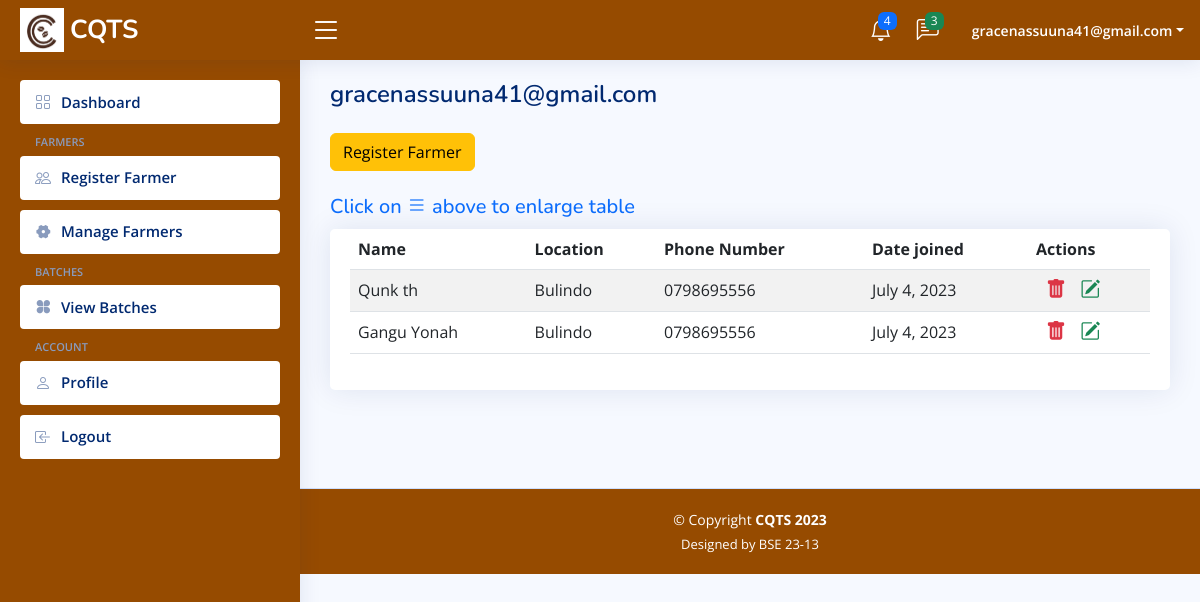
The app's page /cooperative-manage-farmers (signed in) with its own data.
### base/models.py (models this page shows, shortened)
class User(AbstractUser):
    email = models.EmailField(_("email address"), unique=True)
    name = models.CharField(max_length=200, null=True)
    username = None
    phone = models.CharField(max_length=200, null=True)
    about = models.TextField(null=True, blank=True)
    location = models.CharField(max_length=200, null=True)
    group = models.ForeignKey(
        Group, on_delete=models.CASCADE, null=True, blank=True, related_name='group_user')
    created_at = models.DateTimeField(auto_now_add=True)
    updated_at = models.DateTimeField(auto_now=True)
    class Meta:
        ordering = ('-updated_at', '-created_at')
    def __str__(self):
        return self.email
    USERNAME_FIELD = 'email'
    REQUIRED_FIELDS = []
    objects = CustomUserManager()

class Farmer(models.Model):
    name = models.CharField(max_length=200, null=False)
    phone = models.CharField(max_length=200, null=False)
    location = models.CharField(max_length=200, null=True)
    operation_scale = models.CharField(max_length=200, null=True, blank=True)
    cooperative = models.ForeignKey(User, on_delete=models.CASCADE, limit_choices_to={'group__name': 'Cooperative'}, related_name='cooperative_farmers'
                                    )
    created_at = models.DateTimeField(auto_now_add=True)
    updated_at = models.DateTimeField(auto_now=True)
    class Meta:
        ordering = ('-updated_at', '-created_at')

### base/views.py (the view)
# urls.py: path('cooperative-manage-farmers', views.cooperativeFarmersView, name='cooperative-manage-farmers'),
@login_required(login_url='cooperative-login')
def cooperativeFarmersView(request):
    farmers = Farmer.objects.filter(cooperative=request.user)
    context = {'farmers': farmers}
    return render(request, 'base/cooperative/cooperative-manage-farmers.html', context)

### base/templates/base/cooperative/cooperative-manage-farmers.html (shortened to what this page needs)
{% extends 'cooperative-main.html' %}
{% block content %}
<main id="main" class="main">
    {% load static %}
    <div class="pagetitle">
        <h1>{{request.user}}</h1>
        <br>
        <a href="{% url 'cooperative-farmer-registration' %}" class="btn btn-warning">Register Farmer</a>
        <br>
        <br>
        <h5 class="text-primary inform-expand" id="inform-expand">Click on <i class="bi bi-list"></i> above to enlarge
            table</h5>
    </div>
    <section class="section">
        <div class="row">
            <div class="col-lg-12">
                <div class="card">
                    <div class="card-body">
                        <table class="table datatable table-striped">
                            <thead>
                                <tr>
                                    <th scope="col">Name</th>
                                    <th scope="col">Location</th>
                                    <th scope="col">Phone Number</th>
                                    <th scope="col">Date joined</th>
                                    <th scope="col">Actions</th>
                                </tr>
                            </thead>
                            <tbody>
                                {% for farmer in farmers %}
                                <tr>
                                    <td scope="row"> {{ farmer.name }} </td>
                                    <td> {{ farmer.location }} </td>
                                    <td> {{ farmer.phone }} </td>
                                    <td>{{ farmer.created_at.date }}</td>
                                    <td>
                                        <a href="{% url 'cooperative-delete-farmer' farmer.id %}" title="Delete" class="h5 text-danger"><i
                                                class="bi bi-trash-fill"></i></a>
                                        <a href="{% url 'cooperative-update-farmer' farmer.id %}" title="Edit" class="h5 text-success"><i
                                                class="bi bi-pencil-square"></i></a>
                                    </td>
                                </tr>
                                {% endfor %}
                            </tbody>
                        </table>
                    </div>
                </div>
            </div>
        </div>
    </section>
</main>
{% endblock %}

### templates/cooperative-main.html (shortened to what this page needs)
{% load static %}
<!DOCTYPE html>
<html lang="en">
<head>
  <link href="{% static 'assets/vendor/bootstrap/css/bootstrap.min.css' %}" rel="stylesheet">
  <link href="{% static 'assets/vendor/bootstrap-icons/bootstrap-icons.css' %}" rel="stylesheet">
  <link href="{% static 'assets/vendor/boxicons/css/boxicons.min.css' %}" rel="stylesheet">
  <link href="{% static 'assets/vendor/quill/quill.snow.css' %}" rel="stylesheet">
  <link href="{% static 'assets/vendor/quill/quill.bubble.css' %}" rel="stylesheet">
  <link href="{% static 'assets/vendor/remixicon/remixicon.css' %}" rel="stylesheet">
  <link href=" {% static 'assets/vendor/simple-datatables/style.css' %}" rel="stylesheet">
    <link href="{% static 'assets/css/style.css' %}" rel="stylesheet">
</head>
<body>
    <header id="header" class="header fixed-top d-flex align-items-center">
        <div class="d-flex align-items-center justify-content-between">
            <a href="{% url 'cooperative-home' %}" class="logo d-flex align-items-center">
                <img src="{% static 'assets/img/logo.png' %}" alt="">
                <span class="d-none d-lg-block">CQTS</span>
            </a>
            <i class="bi bi-list toggle-sidebar-btn"></i>
        </div>
        <nav class="header-nav ms-auto">
            <ul class="d-flex align-items-center">
                <li class="nav-item dropdown">
                    <a class="nav-link nav-icon" href="#" data-bs-toggle="dropdown">
                        <i class="bi bi-bell whiten"></i>
                        <span class="badge bg-primary badge-number">4</span>
                    </a>
                </li>
                <li class="nav-item dropdown">
                    <a class="nav-link nav-icon" href="#" data-bs-toggle="dropdown">
                        <i class="bi bi-chat-left-text whiten"></i>
                        <span class="badge bg-success badge-number">3</span>
                    </a>
                </li>
                <li class="nav-item dropdown pe-3">
                    <a class="nav-link nav-profile d-flex align-items-center pe-0" href="#" data-bs-toggle="dropdown">
                        <span class="d-none d-md-block dropdown-toggle ps-2" id="username">{{request.user}}</span>
                    </a>
                </li>
            </ul>
        </nav>
    </header>
    <aside id="sidebar" class="sidebar">
        <ul class="sidebar-nav" id="sidebar-nav">
            <li class="nav-item">
                <a class="nav-link collapsed" href="{% url 'cooperative-home' %}">
                    <i class="bi bi-grid"></i>
                    <span>Dashboard</span>
                </a>
            </li>
            <li class="nav-heading">Farmers</li>
            <li class="nav-item">
                <a class="nav-link collapsed" href="{% url 'cooperative-farmer-registration' %}">
                    <i class="bi bi-people"></i>
                    <span>Register Farmer</span>
                </a>
            </li>
            <li class="nav-item">
                <a class="nav-link collapsed" href="{% url 'cooperative-manage-farmers' %}">
                    <i class="ri-settings-4-fill"></i>
                    <span>Manage Farmers</span>
                </a>
            </li>
            <li class="nav-heading">Batches</li>
            <li class="nav-item">
                <a class="nav-link collapsed" href="{% url 'cooperative-view-batches'%}">
                    <i class="ri-apps-fill"></i>
                    <span>View Batches</span>
                </a>
            </li>
            <li class="nav-heading">Account</li>
            <li class="nav-item">
                <a class="nav-link collapsed" href="#">
                    <i class="bi bi-person"></i>
                    <span>Profile</span>
                </a>
            </li>
            <li class="nav-item">
                <a class="nav-link collapsed" href="{% url 'logout' %}">
                    <i class="bi bi-box-arrow-in-left"></i>
                    <span>Logout</span>
                </a>
            </li>
        </ul>
    </aside>
    {% block content %}
    {% endblock %}
    <footer id="footer" class="footer mt-5">
        <div class="copyright">
            &copy; Copyright <strong><span>CQTS 2023</span></strong>
        </div>
        <div class="credits">
            Designed by <span>BSE 23-13</span>
        </div>
    </footer>
</body>
</html>

### static/assets/css/style.css (style rules this page uses)
:root { scroll-behavior: smooth; }
body { font-family: "Open Sans", sans-serif; background: #f6f9ff; color: #444444; }
a { color: #4154f1; text-decoration: none; }
h1, h2, h3, h4, h5, h6 { font-family: "Nunito", sans-serif; }
#main { margin-top: 60px; padding: 20px 30px; transition: all 0.3s; }
.pagetitle { margin-bottom: 10px; }
.pagetitle h1 { font-size: 24px; margin-bottom: 0; font-weight: 600; color: #012970; }
.card { margin-bottom: 30px; border: none; border-radius: 5px; box-shadow: 0px 0 30px rgba(1, 41, 112, 0.1); }
.card-body { padding: 0 20px 20px 20px; }
.logo { line-height: 2; }
@media (min-width: 1200px) { .logo { width: 280px; } }
.logo img { max-height: 45px; margin-right: 6px; }
.logo span { font-size: 26px; font-weight: 700; color: #fff; font-family: "Nunito", sans-serif; }
.header { transition: all 0.5s; z-index: 997; height: 60px; box-shadow: 0px 2px 20px rgba(1, 41, 112, 0.1); background-color: #964B00; padding-left: 20px; }
.header .toggle-sidebar-btn { font-size: 32px; padding-left: 10px; cursor: pointer; color: #fff; }
.header-nav ul { list-style: none; }
.header-nav>ul { margin: 0; padding: 0; }
.header-nav .nav-icon { font-size: 22px; color: #012970; margin-right: 25px; position: relative; }
.header-nav .nav-profile { color: #012970; }
.header-nav .nav-profile span { font-size: 14px; font-weight: 600; }
.header-nav .whiten { color: #fff; }
.header-nav .badge-number { position: absolute; inset: -2px -5px auto auto; font-weight: normal; font-size: 12px; padding: 3px 6px; }
.header-nav .nav-item .nav-link #username { color: #fff; }
.sidebar { position: fixed; top: 60px; left: 0; bottom: 0; width: 300px; z-index: 996; transition: all 0.3s; padding: 20px; overflow-y: auto; scrollbar-width: thin; scrollbar-color: #aab7cf transparent; box-shadow: 0px 0px 20px rgba(1, 41, 112, 0.1); background-color: #964B00; }
@media (min-width: 1200px) { #main, #footer { margin-left: 300px; } }
.sidebar-nav { padding: 0; margin: 0; list-style: none; }
.sidebar-nav li { padding: 0; margin: 0; list-style: none; }
.sidebar-nav .nav-item { margin-bottom: 10px; }
.sidebar-nav .nav-heading { font-size: 11px; text-transform: uppercase; color: #899bbd; font-weight: 600; margin: 10px 0 5px 15px; }
.sidebar-nav .nav-link { display: flex; align-items: center; font-size: 15px; font-weight: 600; color: #4154f1; transition: 0.3; background: #f6f9ff; padding: 10px 15px; border-radius: 4px; }
.sidebar-nav .nav-link i { font-size: 16px; margin-right: 10px; color: #012970; }
.sidebar-nav .nav-link.collapsed { color: #012970; background: #fff; }
.sidebar-nav .nav-link.collapsed i { color: #899bbd; }
.datatable a { margin-left: 10px; }
.footer { background-color: #964B00; padding: 20px 0; font-size: 14px; transition: all 0.3s; border-top: 1px solid #cddfff; color: #fff; }
.footer .copyright { text-align: center; color: #fff; }
.footer .credits { padding-top: 5px; text-align: center; font-size: 13px; color: #fff; }

### records on screen
User: user "gracenassuuna41@gmail.com"
Farmer: name "Qunk th", location "Bulindo", phone "0798695556", created_at "July 4, 2023"
Farmer: name "Gangu Yonah", location "Bulindo", phone "0798695556", created_at "July 4, 2023"
